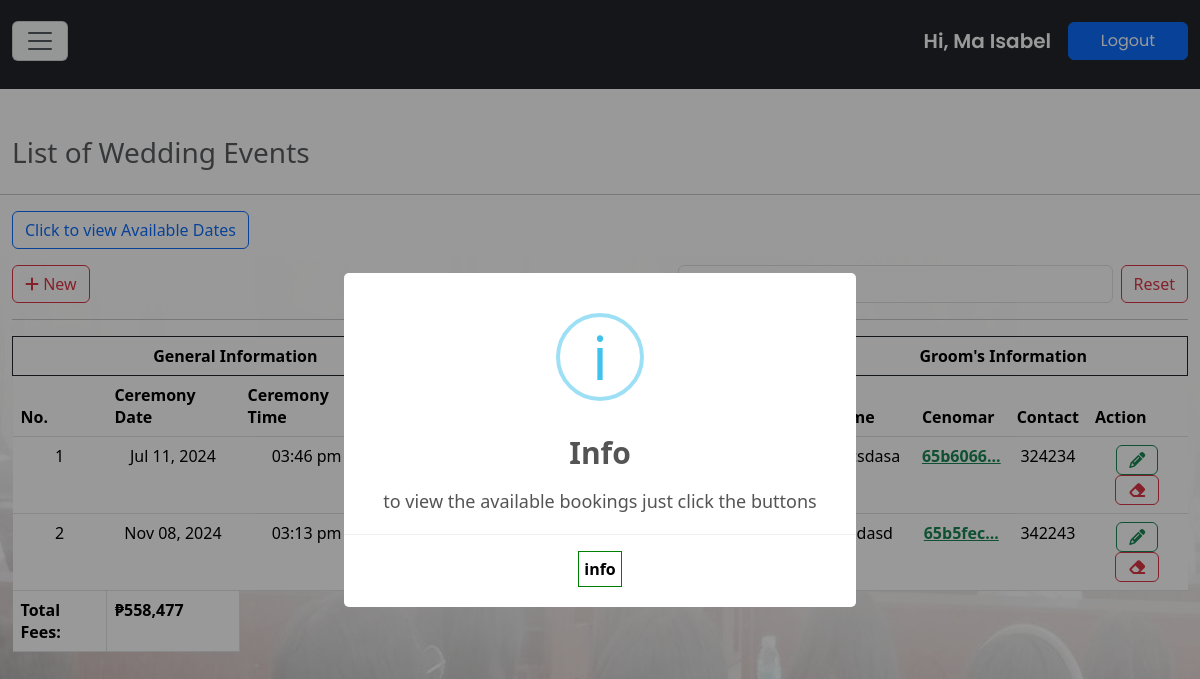
Page /scred_heart/users/certificates.php (signed in) on the committed database.
### tables this page shows
CREATE TABLE `tbl_wedding` (
  `wedding_id` int(11) NOT NULL,
  `bride_full_name` varchar(255) DEFAULT NULL,
  `bride_cenomar` text DEFAULT NULL,
  `bride_contact` varchar(255) DEFAULT NULL,
  `groom_full_name` varchar(255) DEFAULT NULL,
  `groom_cenomar` text DEFAULT NULL,
  `groom_contact` varchar(255) DEFAULT NULL,
  `ceremony_date` varchar(255) DEFAULT NULL,
  `ceremony_time` varchar(255) DEFAULT NULL,
  `fees` varchar(255) DEFAULT NULL,
  `receipt` text NOT NULL,
  `username` varchar(255) DEFAULT NULL,
  `encode_by` varchar(255) DEFAULT NULL,
  `date_encoded` varchar(255) DEFAULT NULL,
  `update_by` varchar(255) DEFAULT NULL,
  `date_updated` varchar(255) DEFAULT NULL,
  `bBaptismal` varchar(255) DEFAULT NULL,
  `bBirth` varchar(255) DEFAULT NULL,
  `bConfirmation` varchar(255) DEFAULT NULL,
  `b2x2` varchar(255) DEFAULT NULL,
  `bGov1` varchar(255) DEFAULT NULL,
  `bGov2` varchar(255) DEFAULT NULL,
  `gBaptismal` varchar(255) DEFAULT NULL,
  `gBirth` varchar(255) DEFAULT NULL,
  `gConfirmation` varchar(255) DEFAULT NULL,
  `g2x2` varchar(255) DEFAULT NULL,
  `gGov1` varchar(255) DEFAULT NULL,
  `gGov2` varchar(255) DEFAULT NULL,
  `marriageLicense` varchar(255) DEFAULT NULL,
  `contractMatrimony` varchar(255) DEFAULT NULL,
  `sponsors` text DEFAULT NULL,
  `status` varchar(50) DEFAULT NULL
);

### scred_heart/inc/clientFunctions.php (called while the page is built, shortened)
<?php
include("conn.php");
function shortenLinkName($linkName, $maxLength=10){
if (strlen($linkName > $maxLength)) {
return substr($linkName, 0, $maxLength -3) . "...";
}else{
return $linkName;
}
}
if (isset($_SESSION["username"])) {
	$session_user = $_SESSION["username"];
	$view_wedding_table = "SELECT *, fees AS total_fees FROM tbl_wedding WHERE encode_by ='$session_user' ORDER BY wedding_id DESC";
	$get_wedding_list = $conn->query($view_wedding_table) or die($conn->error);
}
?>

### scred_heart/users/certificates.php (the view, shortened to what this page needs)
<?php
require_once "../inc/clientFunctions.php";
?>
<!DOCTYPE html>
<html lang="en">
<?php require_once "template-parts/head.php"; ?>
<body>
<?php
require_once "template-parts/navLogin.php";
?>
<div class="container-fluid mt-0">
<div class="row">
<div class="col-md-12 mt-3">
	<h3 class="text-muted ">List of Wedding Events</h3>
</div>
</div>
</div><hr>
<div class="container-fluid">
<div class="row mb-md-3 mb-2">
<div class="col-md-12">
	<button type="button" class="btn btn-outline-primary" data-bs-toggle="modal" data-bs-target="#modalWeddingDates">Click to view Available Dates</button>
</div>
</div>
<div class="row mb-md-3 mb-2">
<div class="col-md-6">
<a href="#" class="btn btn-outline-danger" type="button" data-bs-toggle="modal" data-bs-target="#modalWeddingEntry"><i class="fa-solid fa-plus"></i> New</a>
</div>
<div class="col-md-6 d-md-flex">
<label class="mt-2 me-1 fw-bolder">Search:</label> <input type="search" id="getWedding" class="form-control ms-1 me-2 getWeddingClass"> <a href="wedding" class="mt-md-0 mt-2 text-end text-md-start btn btn-outline-danger" type="button">Reset</a>
</div>
</div>
<div class="row">
<div class="col-md-12">
<div class="table-responsive">
<div id="showWeddingData">
<table class="table table-hover" id="table-wedding">
<thead>
	<tr class="text-center">
		<th colspan="4" class="border border-1 border-dark">General Information</th>
		<th colspan="4" class="border border-1 border-dark">Bride's Information</th>
		<th colspan="5" class="border border-1 border-dark">Groom's Information</th>
	</tr>
	<tr>
		<th>No.</th>
		<th>Ceremony Date</th>
		<th>Ceremony Time</th>
		<th>Fees</th>
		<th>Receipt</th>
		<th>Full Name</th>
		<th>Cenomar</th>
		<th>Contact</th>
		<th>Full Name</th>
		<th>Cenomar</th>
		<th>Contact</th>
		<th>Action</th>
	</tr>
</thead>
<tbody>
<?php
	$ctr = 1;
	$peso_sign = "\xE2\x82\xB1";
	$total_fees = 0;
	while ($row_wedding = $get_wedding_list->fetch_assoc()) {
		$origWedDate = $row_wedding["ceremony_date"];
		$wedDate = new DateTIme($origWedDate);
		$formatWedDate = $wedDate->format("M d, Y");
		$origWedTime = $row_wedding["ceremony_time"];
		$wedTime = new DateTime($origWedTime);
		$formatWedTime = $wedTime->format("h:i a");
		$total_fees += $row_wedding["fees"];
?>
<tr class="text-center">
<td><?= $ctr; ?></td>
<td><?= $formatWedDate; ?></td>
<td><?= $formatWedTime; ?></td>
<td><?= $peso_sign.number_format($row_wedding["fees"]); ?></td>
<td><a target="_blank" class=" text-success fw-bolder" href="../upload/<?= $row_wedding['receipt'] ?>"><?= shortenLinkName($row_wedding["receipt"]) ?></a></td>
<td><?= $row_wedding["bride_full_name"]; ?></td>
<td><a target="_blank" class="text-success fw-bolder " href="../upload/<?= $row_wedding['bride_cenomar']; ?>"><?= shortenLinkName($row_wedding["bride_cenomar"]); ?></a></td>
<td><?= $row_wedding["bride_contact"]; ?></td>
<td><?= $row_wedding["groom_full_name"]; ?></td>
<td><a target="_blank" href="../upload/<?= $row_wedding["groom_cenomar"]; ?>" class="text-success fw-bolder " target="_blank"><?= shortenLinkName($row_wedding["groom_cenomar"]); ?></a></td>
<td><?= $row_wedding["groom_contact"]; ?></td>
<td>
	<a href="#" id="<?= $row_wedding['wedding_id']; ?>" type="button" class="btn btn-outline-success editWedding-data" data-bs-toggle="modal" data-bs-target="#modalWeddingUpdate"><i class="fa-solid fa-pencil"></i></a> <a href="#" id="<?= $row_wedding['wedding_id']; ?>" type="button" class="btn btn-outline-danger deleteWedding-data" data-bs-toggle="modal" data-bs-target="#modalWeddingDelete"><i class="fa-solid fa-eraser"></i></a>
</td>
</tr>
<?php
$ctr++;
	}
?>
<tr>
	<th>Total Fees: </th>
	<td class="border fw-bolder"><?= $peso_sign.number_format($total_fees); ?></td>
</tr>
</tbody>
</table>
</div>
</div>
</div>
</div>
</div>
</body>
</html>

### scred_heart/users/css/custom.css (style rules this page uses)
:root { --sofia: "Sofia", sans-serif; --arial: Arial; --tang: "Tangerine", serif; --Comic: "Comic Sans MS", cursive, sans-serif; --Roman: times new roman; --cursive: cursive; --bgGradient: linear-gradient(132deg, rgb(0,0,0), #8d8686); --yellowish: #a0e11f; --maroon: rgba(230,16,16,0.85); --blackish: rgba(0,0,0,0.71); --verdigis: #50a2a7; --divBackground: rgba(22, 22, 21, .6); --menuBackground: rgba(192, 146, 49, .7); --whiteBackground: rgba(251, 244, 248, .9); --stroke: rgb(19, 20, 21) 4px 0px 0px, rgb(19, 20, 21) 3.87565px 0.989616px 0px, rgb(19, 20, 21) 3.51033px 1.9177px 0px, rgb(19, 20, 21) 2.92676px 2.72656px 0px, rgb(19, 20, 21) 2.16121px 3.36588px 0px, rgb(19, 20, 21) 1.26129px 3.79594px 0px, rgb(19, 20, 21) 0.282949px 3.98998px 0px, rgb(19, 20, 21) -0.712984px 3.93594px 0px, rgb(19, 20, 21) -1.66459px 3.63719px 0px, rgb(19, 20, 21) -2.51269px 3.11229px 0px, rgb(19, 20, 21) -3.20457px 2.39389px 0px, rgb(19, 20, 21) -3.69721px 1.52664px 0px, rgb(19, 20, 21) -3.95997px 0.56448px 0px, rgb(19, 20, 21) -3.97652px -0.432781px 0px, rgb(19, 20, 21) -3.74583px -1.40313px 0px, rgb(19, 20, 21) -3.28224px -2.28625px 0px, rgb(19, 20, 21) -2.61457px -3.02721px 0px, rgb(19, 20, 21) -1.78435px -3.57996px 0px, rgb(19, 20, 21) -0.843183px -3.91012px 0px, rgb(19, 20, 21) 0.150409px -3.99717px 0px, rgb(19, 20, 21) 1.13465px -3.8357px 0px, rgb(19, 20, 21) 2.04834px -3.43574px 0px, rgb(19, 20, 21) 2.83468px -2.82216px 0px, rgb(19, 20, 21) 3.44477px -2.03312px 0px, rgb(19, 20, 21) 3.84068px -1.11766px 0px, rgb(19, 20, 21) 3.9978px -0.132717px 0px;; }
body { box-sizing: border-box; max-width: 100%; overflow-x: hidden; scroll-behavior: smooth; padding: 0; margin: 0; }

### rows in the picture
tbl_wedding: ceremony_date "Jul 11, 2024", ceremony_time "03:46 pm", groom_full_name "ascsdasa", groom_cenomar "65b6066...", groom_contact "324234"
tbl_wedding: ceremony_date "Nov 08, 2024", ceremony_time "03:13 pm", groom_full_name "asdasd", groom_cenomar "65b5fec...", groom_contact "342243"

### other values in the picture
$first_name "Ma Isabel"
$peso_sign "₱"
$total_fees "558,477"
